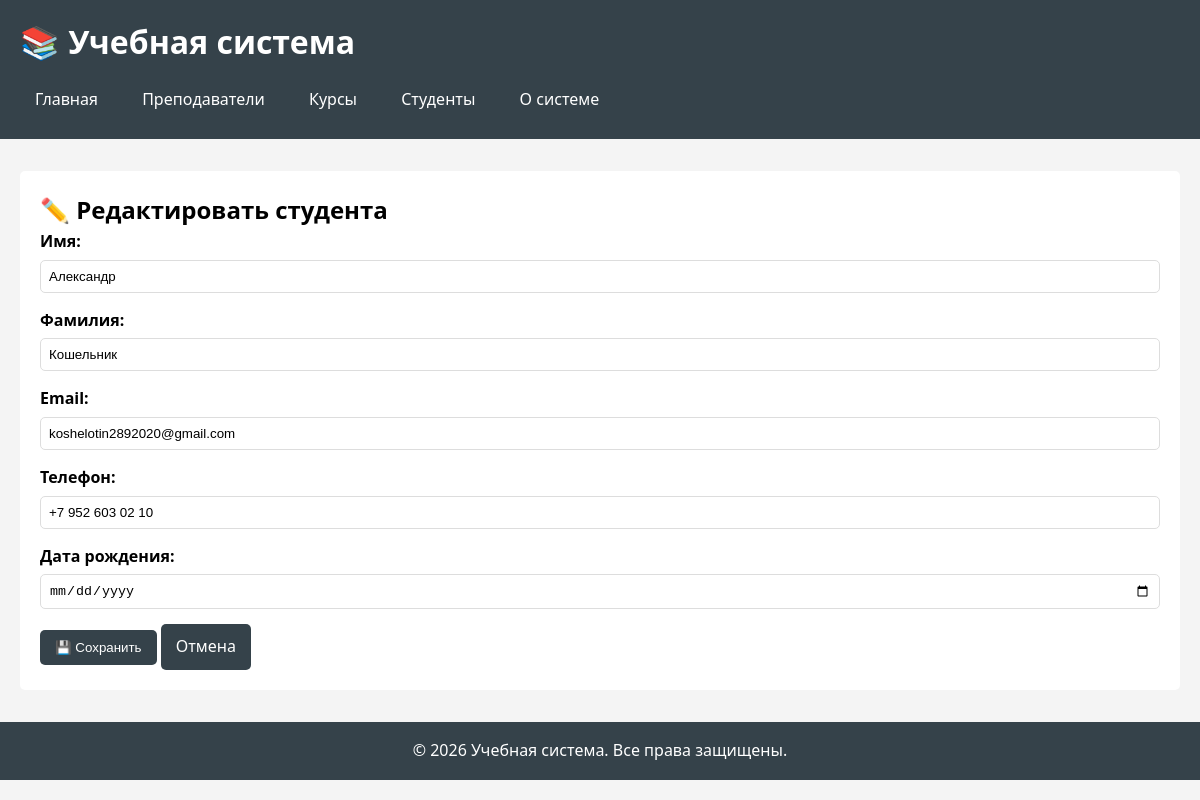
The page /students/1/update/ on the database its author committed.
### schedule/models.py (models this page shows, shortened)
class Student(models.Model):
    first_name = models.CharField(max_length=100, verbose_name="Имя")
    last_name = models.CharField(max_length=100, verbose_name="Фамилия")
    email = models.EmailField(unique=True, verbose_name="Email")
    phone = models.CharField(max_length=20, blank=True, verbose_name="Телефон")
    date_of_birth = models.DateField(null=True, blank=True,
                                     verbose_name="Дата рождения")
    is_active = models.BooleanField(default=True, verbose_name="Активен")
    courses = models.ManyToManyField(
        Course,
        related_name='students',
        blank=True,
        verbose_name="Курсы"
    )
    registration_date = models.DateTimeField(auto_now_add=True)
    class Meta:
        verbose_name = "Студент"
        verbose_name_plural = "Студенты"
        ordering = ['last_name', 'first_name']

### schedule/views.py (the view, shortened to what this page needs)
# urls.py: path('students/<int:student_id>/update/', views.student_update,
def student_update(request, student_id):
    student = get_object_or_404(Student, id=student_id)
    return render(request, 'schedule/student_form.html', {'student': student})

### schedule/templates/schedule/student_form.html (shortened to what this page needs)
{% extends 'schedule/base.html' %}
{% block content %}
<h2>{% if student %}✏️ Редактировать студента{% else %}➕ Создать студента{% endif %}</h2>
<form method="post">
    <div class="form-group">
        <label for="first_name">Имя:</label>
        <input type="text" id="first_name" name="first_name" value="{{ student.first_name|default:'' }}" required>
    </div>
    <div class="form-group">
        <label for="last_name">Фамилия:</label>
        <input type="text" id="last_name" name="last_name" value="{{ student.last_name|default:'' }}" required>
    </div>
    <div class="form-group">
        <label for="email">Email:</label>
        <input type="email" id="email" name="email" value="{{ student.email|default:'' }}" required>
    </div>
    <div class="form-group">
        <label for="phone">Телефон:</label>
        <input type="text" id="phone" name="phone" value="{{ student.phone|default:'' }}">
    </div>
    <div class="form-group">
        <label for="date_of_birth">Дата рождения:</label>
        <input type="date" id="date_of_birth" name="date_of_birth" value="{{ student.date_of_birth|default:'' }}">
    </div>
    <button type="submit" class="btn">💾 Сохранить</button>
    <a href="{% url 'schedule:student_list' %}" class="btn">Отмена</a>
</form>
{% endblock %}

### schedule/templates/schedule/base.html (style rules this page uses)
* { margin: 0; padding: 0; box-sizing: border-box; }
body { font-family: 'Segoe UI', Tahoma, Geneva, Verdana, sans-serif; line-height: 1.6; background-color: #f4f4f4; }
.btn { display: inline-block; padding: 10px 15px; background: #35424a; color: white; text-decoration: none; border: none; border-radius: 5px; cursor: pointer; }
.form-group { margin-bottom: 15px; }
.form-group label { display: block; margin-bottom: 5px; font-weight: bold; }
.form-group input, .form-group select, .form-group textarea { width: 100%; padding: 8px; border: 1px solid #ddd; border-radius: 5px; }

### rows shown on the page
Student: first_name "Александр", last_name "Кошельник", email "koshelotin2892020@gmail.com", phone "+7 952 603 02 10"
